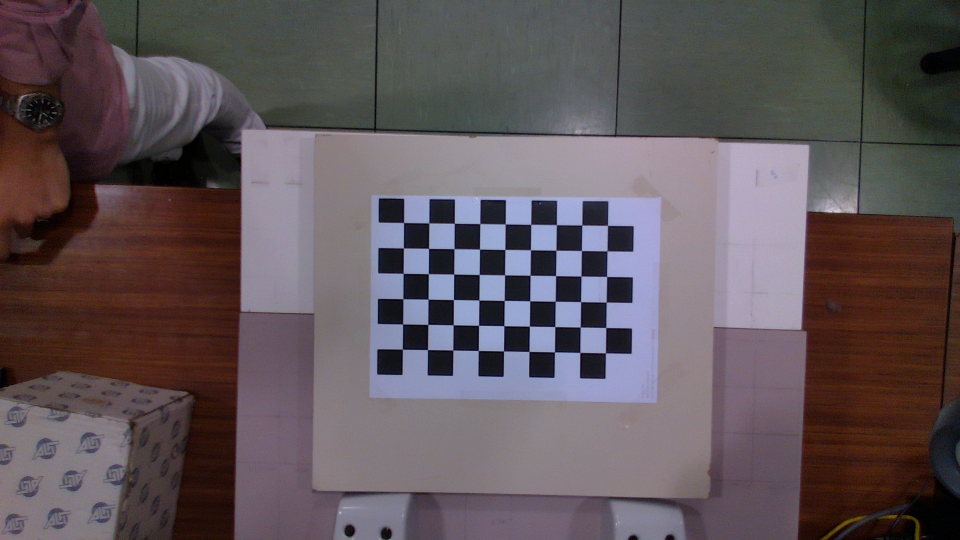
#> input picture Calibration_Images/Colour/0000_Colour.png, 1920 x 1080 px (shown at 1/2 size); its folder holds 3 pictures in this run
$ python Camera_Calibration_CICLAB.py
#> lines starting #> are read from the running program, lines starting #| are printed output that depends on the picture; pictures that were not available may be replaced by others from this repository, and a replacement may not be noted
#> further down, img_Colour is the input picture: shape (1080, 1920, 3); mean B, G, R 89.2, 84.9, 95.3
##
# Calibration function for Realsense
# Author: Ignacio Ortiz de Zúñiga Mingot
# Date: September 2021
# Course: 2º MII + MIC - ICAI
#
# Purpose: Function to analyze and determine the intrinsic and extrinsic of a
# Realsense camera but it can be used with any camera. After determining all the
# parameters, it exports them to numpy compress folder. The Realsense driver will
# automatically use this parameters for image correction.
#
# Functions:
#   - unsharp_mask:     Return a sharpened version of the image, using an unsharp mask.
#
#   - IntrinsicsCalibration: Based on OpenCV. Determines the intrinsic parameters of the
#                       camera based on the given images
#
#   - ExtrinsicsCalibration: Based on OpenCV. Determines the extrinsic parameters of the
#                       camera based on the given images
#
# Guide: Print the Pattern.png added in this repository. Make sure when printing to keep the
# original aspect ratio to not deform the image (Check the measurements of the rectangles
# and update the parameters if necessary). Using a flat surface as a base, take images
# of different angles of the chessboard and add them to the Calibration_images folder:
#         Calibration_images
#         ├── Colour
#         ├── Depth
#         ├── IR
#         │   ├── 0000_IR.png
#         │   ├── ...
#         │   ├── 0040_IR.png
# This images and format can easily be obtained with the save function of the Driver.
# But make sure to disconnect the calibration parameters on the class before taking
# the pictures (comment self.setCalibration() on the innit function).
# The just run this script and the new parameters will be created and formatted to be use
# with the driver.
##

import cv2
import numpy as np
import glob
import time
from queue import Queue
from threading import Thread


def unsharp_mask(image, kernel_size=(5, 5), sigma=1.0, amount=1.0, threshold=0):
    """Return a sharpened version of the image, using an unsharp mask."""
#> called with kernel_size = (5, 5), sigma = 1, amount = 1, threshold = 0
    blurred = cv2.GaussianBlur(image, kernel_size, sigma)
    sharpened = float(amount + 1) * image - float(amount) * blurred
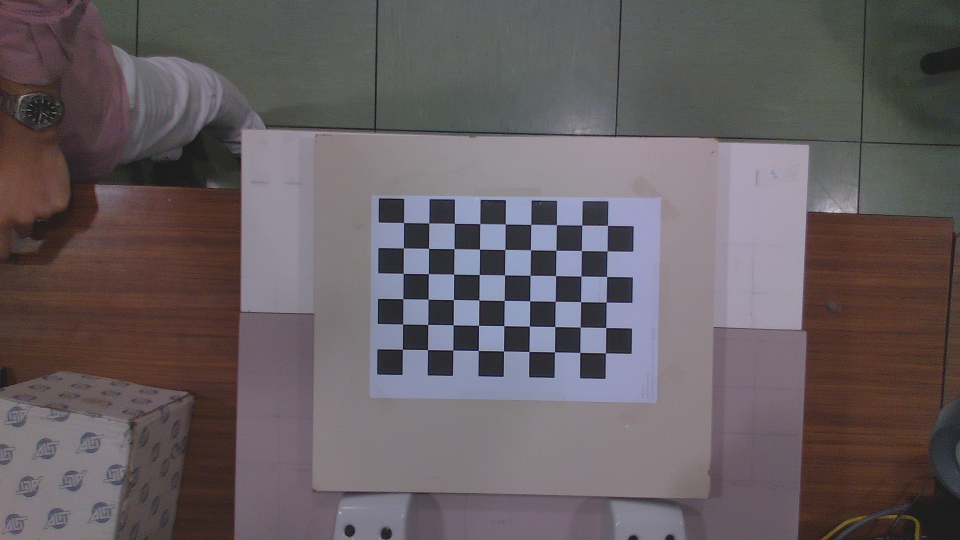
#> sharpened: shape (1080, 1920, 3) float64 (shown at 1/2 size); mean B, G, R 89.2, 84.9, 95.3; drawn with min black and max white
    sharpened = np.maximum(sharpened, np.zeros(sharpened.shape))
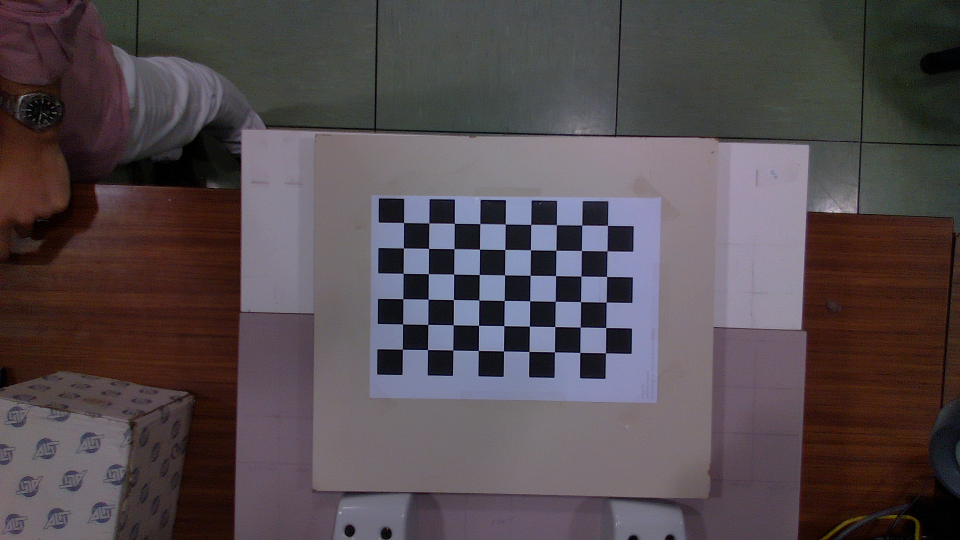
#> sharpened: shape (1080, 1920, 3) float64 (shown at 1/2 size); mean B, G, R 89.2, 84.9, 95.3; drawn with min black and max white
    sharpened = np.minimum(sharpened, 255 * np.ones(sharpened.shape))
    sharpened = sharpened.round().astype(np.uint8)
    if threshold > 0:
        low_contrast_mask = np.absolute(image - blurred) < threshold
        np.copyto(sharpened, image, where=low_contrast_mask)
    return sharpened

def IntrinsicsCalibration(que, obj_points, img_points, shape):
    """Based on OpenCV. Determines the intrisicsparameters of the
        camera based on the given images"""
    # Calibration criteria
    Individual_criteria = (cv2.TERM_CRITERIA_EPS + cv2.TERM_CRITERIA_MAX_ITER, 10000, 1e-8)
    # Call function
    ret, mtx, dist, rvecs, tvecs = cv2.calibrateCamera(
    obj_points, img_points, shape, None, None, criteria=Individual_criteria)
    # Save data on queue
    que.put((ret, mtx, dist, rvecs, tvecs))
    return

def ExtrinsicsCalibration(que, obj_points, img_points_1, img_points_2, mtx_1, dist_1, mtx_2, dist_2, shape):
    """Based on OpenCV. Determines the extrinsic parameters of the
        camera based on the given images"""
    #Calibration flags and criteria
    flags = 0
    flags |= cv2.CALIB_FIX_INTRINSIC    # Don't allow it to change previous intrinsics
    stereocalib_criteria = (cv2.TERM_CRITERIA_MAX_ITER + cv2.TERM_CRITERIA_EPS, 10000, 1e-8)
    # Call function
    ret_1_2, mtx_1, dist_1, mtx_2, dist_2, R_1_2, T_1_2, E, F = cv2.stereoCalibrate(
        obj_points, img_points_1, img_points_2, mtx_1, dist_1, mtx_2, dist_2,
        shape, criteria=stereocalib_criteria, flags=flags)
    # Save data on queue
    que.put((ret_1_2, mtx_1, dist_1, mtx_2, dist_2, R_1_2, T_1_2, E, F))
    return

######################################################################################
#################################### Calibration #####################################
######################################################################################
# Measure performance
start = time.perf_counter()
print("Calibrating intrinsics & extrinsics...")

############################### Calibration parameters ###############################
# Define chessboard size: number of internal rows and columns corners
chessboard_dimension = (9,6)
chessboard_size = 0.02648    #meters

# Bool parameter to determine if images must be display
display_images = False

# Generate the matrix to save the 3D coordinates of the corners (size = chess_size[0]*chess_size[1], 3)
objp = np.zeros((np.prod(chessboard_dimension), 3), dtype=np.float32)

# The xy coordinate points of the object are generated by np.mgrid and the size (27mm) of each chessboard
objp[:,:2] = np.mgrid[0:chessboard_dimension[0], 0:chessboard_dimension[1]].T.reshape(-1,2)*chessboard_size

# Set termination condition: 30 iterations or change < 0.001
Individual_criteria = (cv2.TERM_CRITERIA_EPS + cv2.TERM_CRITERIA_MAX_ITER, 10000, 1e-8)

# Load and analize images
print("Analizing Colour & IR images...")
paths = ["Colour", "IR"]
obj_points = []
img_points_Colour = []
img_points_IR = []

# Display images to show correct alingment
calibration_paths_Colour = sorted(glob.glob("./Calibration_Images/" + paths[0] + "/*.png"))
calibration_paths_IR = sorted(glob.glob("./Calibration_Images/" + paths[1] + "/*.png"))

for i in range(len(calibration_paths_Colour)):
    # Read pictures
    img_Colour = cv2.imread(calibration_paths_Colour[i])
    img_IR = cv2.imread(calibration_paths_IR[i])
    img_IR = unsharp_mask(img_IR)   # Sharp image
    # image binaryzation
    gray_Colour = cv2.cvtColor(img_Colour, cv2.COLOR_BGR2GRAY)
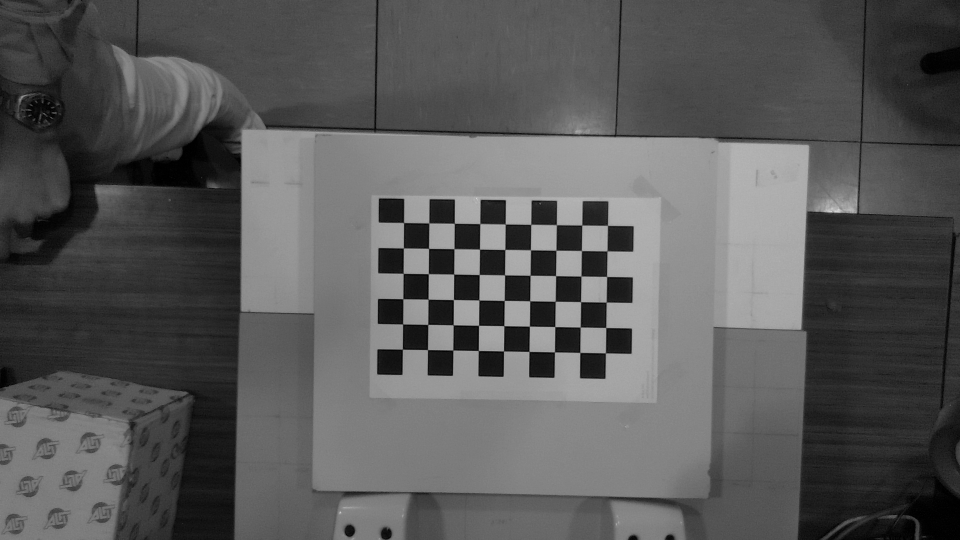
#> gray_Colour: shape (1080, 1920) (shown at 1/2 size); min 0, max 243, mean 88.4
    gray_IR = cv2.cvtColor(img_IR, cv2.COLOR_BGR2GRAY)

    # Find the position of the inner corner of the chessboard
    ret_Colour, corners_Colour = cv2.findChessboardCorners(gray_Colour, chessboard_dimension, None)
#> ret_Colour = True; corners_Colour = 54 rows, first 8: [807.9, 446.1], [858.2, 446.5], [909.3, 447.3], [959.9, 448.2], [1010.8, 449], [1061.8, 450.1], [1113.3, 450.2], [1163.7, 450.8]
    ret_IR, corners_IR = cv2.findChessboardCorners(gray_IR, chessboard_dimension, None)
#> ret_IR = True; corners_IR = 54 rows, first 8: [807.9, 446.1], [858.2, 446.4], [909.3, 447.2], [960.1, 448.3], [1010.8, 449], [1061.8, 450.2], [1113.4, 450.3], [1163.7, 450.7]

    if ret_Colour == True and ret_IR == True:
        # Add points
        obj_points.append(objp)

        # Sub-pixel corner detection, in corne r detection, accurate corner position
        corners2_Colour = cv2.cornerSubPix(gray_Colour, corners_Colour, (5, 5), (-1, -1), Individual_criteria)
#> corners2_Colour = 54 rows, first 8: [807.7, 445.8], [858.2, 446.5], [909.1, 447.2], [960.1, 447.9], [1010.8, 448.7], [1061.9, 449.4], [1113.2, 450], [1164, 450.6]
        corners2_IR = cv2.cornerSubPix(gray_IR, corners_IR, (5, 5), (-1, -1), Individual_criteria)
#> corners2_IR = 54 rows, first 8: [807.7, 445.8], [858.2, 446.5], [909.2, 447.3], [960.1, 448], [1010.7, 448.7], [1061.9, 449.5], [1113.2, 450.1], [1163.9, 450.7]
#> (the run stopped early here; a loop or call above may not have finished)
